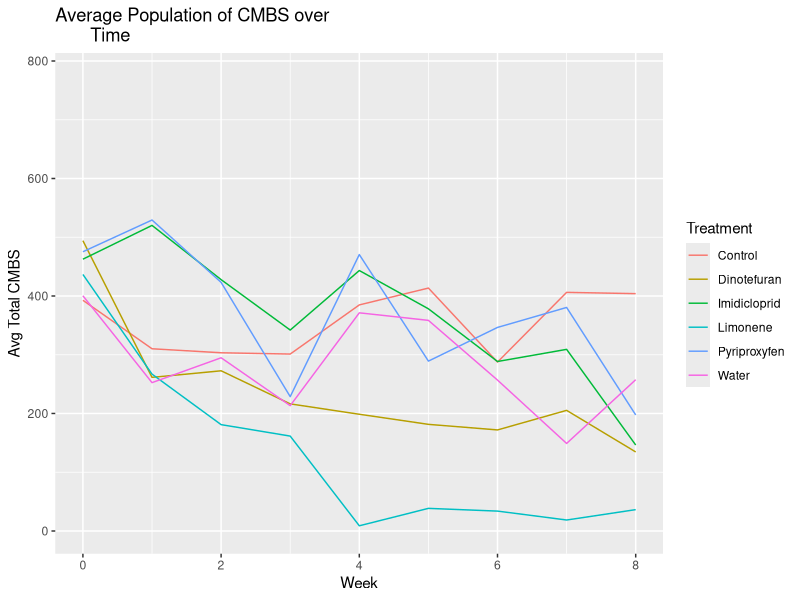
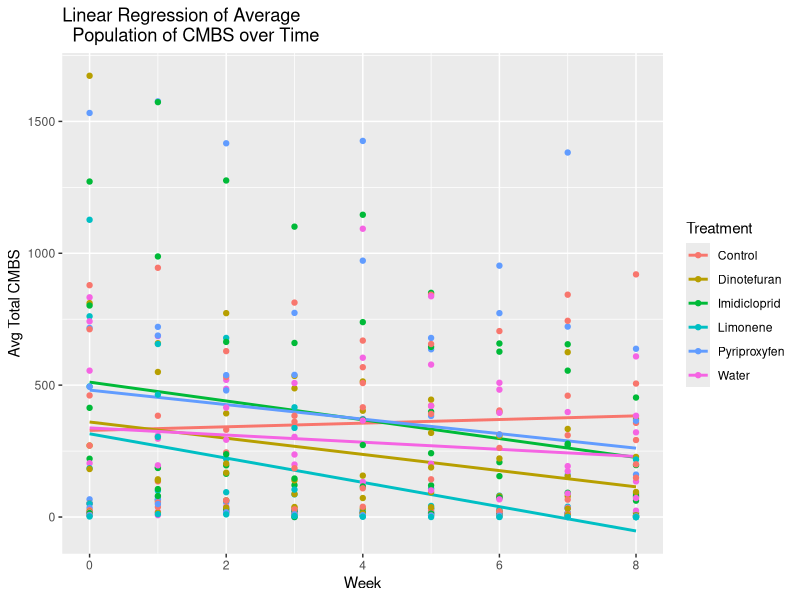
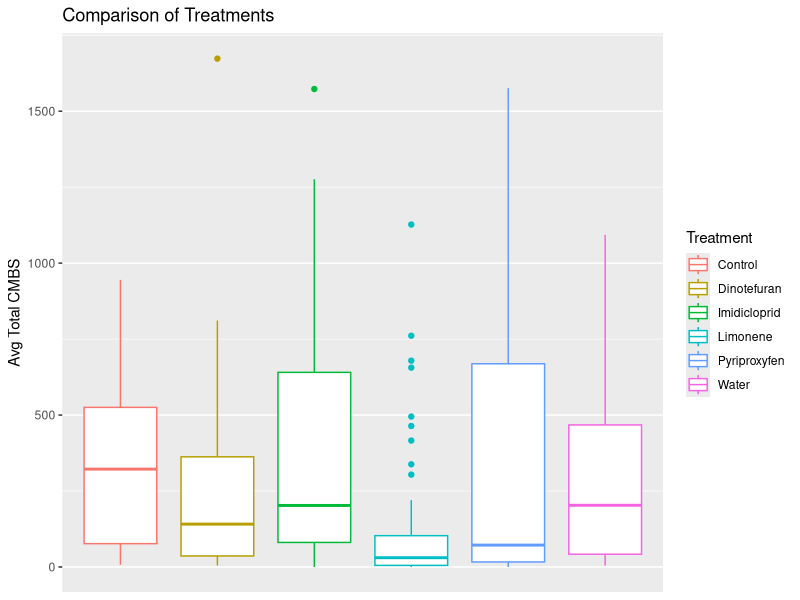
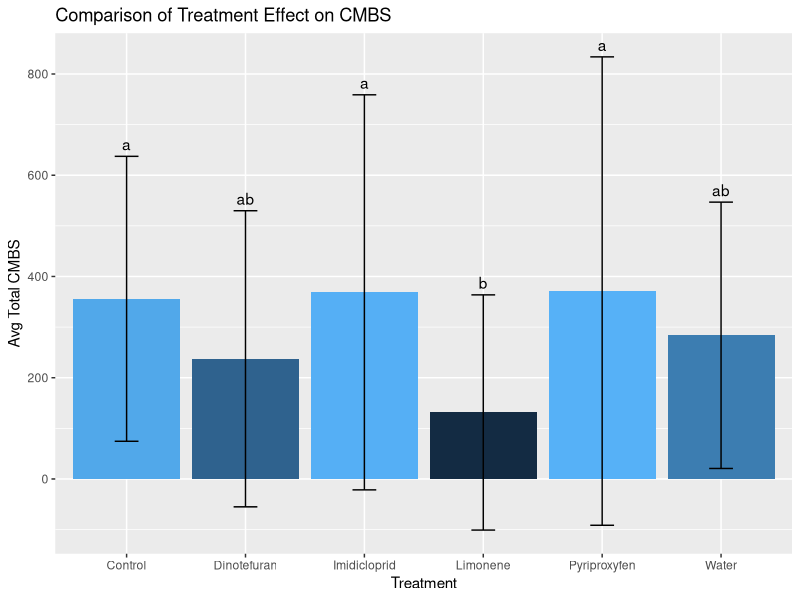

Source code (R) for these figures, in order:
## ---- chunk 1
library(tidyverse)
library(emmeans)
library(multcomp)
library(multcompView)

LimoR <- read.csv('LimoR.csv')

anova(lm(Total~Trt, data = LimoR))

lm.trt <- lm(Total ~ Trt, data = LimoR)
summary(lm.trt)

lsmeans <- emmeans(lm.trt, ~Trt)

Results_lsmeans <- multcomp::cld(lsmeans, alpha = 0.05, reversed = TRUE, details = TRUE)
Results_lsmeans

anova <- aov(Total ~ Trt, data = LimoR)
tukey <- TukeyHSD(anova)
cld <- multcompLetters4(anova,tukey)

dt <- group_by(LimoR, Trt) %>%
  summarise(w=mean(Total), sd = sd(Total)) %>%
  arrange(desc(w))

cld <- as.data.frame.list(cld$Trt)
dt$cld <- cld$Letters

print(dt)
## ---- chunk 2
library(ggplot2)
LC <- scale_color_discrete(name="Treatment",
                         breaks=c("Control", "Dino", "Imid", "Limo", "Pyri",
                                  "Water"),
                         labels=c("Control", "Dinotefuran", "Imidicloprid",
                                  "Limonene", "Pyriproxyfen", "Water"))

ggplot(LimoR, aes(x = Date, y = Total, group = Trt, color = Trt)) +
  stat_summary(geom ="line")+
  labs(x = "Week", y = "Avg Total CMBS", title = "Average Population of CMBS over
       Time")+
  LC

ggplot(LimoR, aes(x = Date, y = Total, group = Trt, color = Trt)) +
  geom_smooth(method = lm, se = FALSE)+
  geom_point()+
  labs(x = "Week", y = "Avg Total CMBS", title = "Linear Regression of Average
  Population of CMBS over Time")+
  LC

ggplot(LimoR, aes(x = Trt, y = Total, group = Trt, color = Trt)) +
  geom_boxplot()+
  scale_x_discrete(breaks=NULL)+
  labs(x= NULL, y = "Avg Total CMBS", title = "Comparison of Treatments")+
  LC

ggplot(dt, aes(Trt, w)) +
  geom_bar(stat = "identity", aes(fill = w), show.legend = FALSE)+
  geom_errorbar(aes(ymin = w-sd, ymax = w+sd), width = 0.2)+
  labs(x = "Treatment", y = "Avg Total CMBS", title = "Comparison of Treatment Effect on CMBS")+
  geom_text(aes(label = cld, y = w + sd), vjust = -0.5) +
  scale_x_discrete(breaks=c("Control", "Dino", "Imid", "Limo", "Pyri",
                                  "Water"),
                         labels=c("Control", "Dinotefuran", "Imidicloprid",
                                  "Limonene", "Pyriproxyfen", "Water"))
